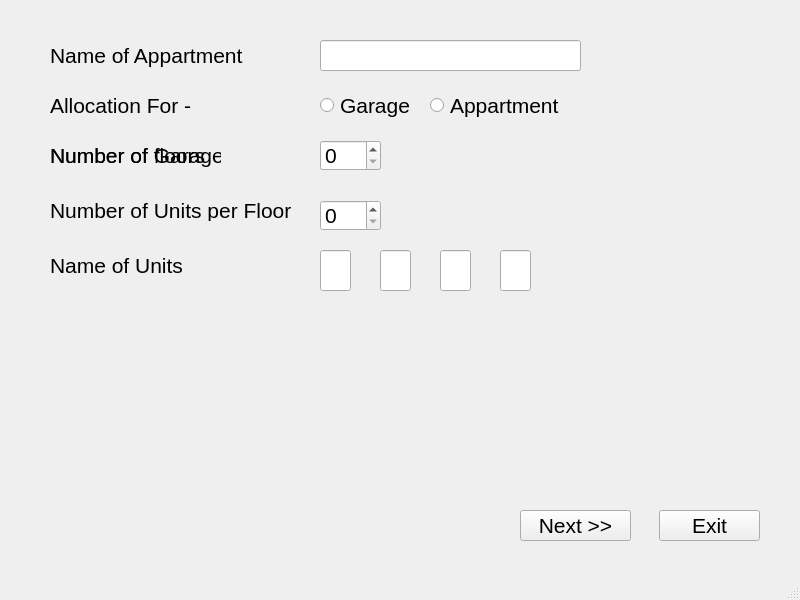
<?xml version="1.0" encoding="UTF-8"?>
<ui version="4.0">
 <class>MainWindow</class>
 <widget class="QMainWindow" name="MainWindow">
  <property name="enabled">
   <bool>true</bool>
  </property>
  <property name="geometry">
   <rect>
    <x>0</x>
    <y>0</y>
    <width>800</width>
    <height>600</height>
   </rect>
  </property>
  <property name="sizePolicy">
   <sizepolicy hsizetype="Fixed" vsizetype="Fixed">
    <horstretch>0</horstretch>
    <verstretch>0</verstretch>
   </sizepolicy>
  </property>
  <property name="minimumSize">
   <size>
    <width>800</width>
    <height>600</height>
   </size>
  </property>
  <property name="maximumSize">
   <size>
    <width>800</width>
    <height>600</height>
   </size>
  </property>
  <property name="windowTitle">
   <string>Pacific Appartments Ltd</string>
  </property>
  <widget class="QWidget" name="centralwidget">
   <widget class="QSpinBox" name="spinBox_numberOfFloors">
    <property name="geometry">
     <rect>
      <x>320</x>
      <y>140</y>
      <width>61</width>
      <height>31</height>
     </rect>
    </property>
    <property name="font">
     <font>
      <pointsize>16</pointsize>
      <weight>50</weight>
      <bold>false</bold>
     </font>
    </property>
    <property name="maximum">
     <number>15</number>
    </property>
   </widget>
   <widget class="QLineEdit" name="lineEdit_nameOfAppartment">
    <property name="geometry">
     <rect>
      <x>320</x>
      <y>40</y>
      <width>261</width>
      <height>31</height>
     </rect>
    </property>
    <property name="font">
     <font>
      <pointsize>16</pointsize>
      <weight>75</weight>
      <bold>true</bold>
     </font>
    </property>
   </widget>
   <widget class="QRadioButton" name="radioButton_garage">
    <property name="geometry">
     <rect>
      <x>320</x>
      <y>90</y>
      <width>91</width>
      <height>31</height>
     </rect>
    </property>
    <property name="font">
     <font>
      <pointsize>16</pointsize>
     </font>
    </property>
    <property name="text">
     <string>Garage</string>
    </property>
   </widget>
   <widget class="QRadioButton" name="radioButton_appartment">
    <property name="geometry">
     <rect>
      <x>430</x>
      <y>90</y>
      <width>141</width>
      <height>31</height>
     </rect>
    </property>
    <property name="font">
     <font>
      <pointsize>16</pointsize>
     </font>
    </property>
    <property name="text">
     <string>Appartment</string>
    </property>
   </widget>
   <widget class="QSpinBox" name="spinBox_numberOfUnitsPerFloor">
    <property name="geometry">
     <rect>
      <x>320</x>
      <y>200</y>
      <width>61</width>
      <height>31</height>
     </rect>
    </property>
    <property name="font">
     <font>
      <pointsize>16</pointsize>
     </font>
    </property>
    <property name="maximum">
     <number>4</number>
    </property>
   </widget>
   <widget class="QLabel" name="label">
    <property name="geometry">
     <rect>
      <x>50</x>
      <y>40</y>
      <width>201</width>
      <height>31</height>
     </rect>
    </property>
    <property name="font">
     <font>
      <pointsize>16</pointsize>
     </font>
    </property>
    <property name="text">
     <string>Name of Appartment</string>
    </property>
   </widget>
   <widget class="QLabel" name="label_2">
    <property name="geometry">
     <rect>
      <x>50</x>
      <y>90</y>
      <width>221</width>
      <height>31</height>
     </rect>
    </property>
    <property name="font">
     <font>
      <pointsize>16</pointsize>
     </font>
    </property>
    <property name="text">
     <string>Allocation For - </string>
    </property>
   </widget>
   <widget class="QLabel" name="label_numbeOfFloors">
    <property name="geometry">
     <rect>
      <x>50</x>
      <y>140</y>
      <width>241</width>
      <height>31</height>
     </rect>
    </property>
    <property name="font">
     <font>
      <pointsize>16</pointsize>
     </font>
    </property>
    <property name="text">
     <string>Number of floors</string>
    </property>
   </widget>
   <widget class="QLabel" name="label_numberOfUnitsPerFloor">
    <property name="geometry">
     <rect>
      <x>50</x>
      <y>200</y>
      <width>241</width>
      <height>21</height>
     </rect>
    </property>
    <property name="font">
     <font>
      <pointsize>16</pointsize>
     </font>
    </property>
    <property name="text">
     <string>Number of Units per Floor</string>
    </property>
   </widget>
   <widget class="QLabel" name="label_nameOfUnits">
    <property name="geometry">
     <rect>
      <x>50</x>
      <y>250</y>
      <width>141</width>
      <height>31</height>
     </rect>
    </property>
    <property name="font">
     <font>
      <pointsize>16</pointsize>
     </font>
    </property>
    <property name="text">
     <string>&lt;html&gt;&lt;head/&gt;&lt;body&gt;&lt;p&gt;Name of Units&lt;/p&gt;&lt;/body&gt;&lt;/html&gt;</string>
    </property>
   </widget>
   <widget class="QLineEdit" name="lineEdit_nameOfUnit_1">
    <property name="geometry">
     <rect>
      <x>320</x>
      <y>250</y>
      <width>31</width>
      <height>41</height>
     </rect>
    </property>
    <property name="font">
     <font>
      <pointsize>16</pointsize>
     </font>
    </property>
    <property name="maxLength">
     <number>1</number>
    </property>
   </widget>
   <widget class="QLineEdit" name="lineEdit_nameOfUnit_2">
    <property name="geometry">
     <rect>
      <x>380</x>
      <y>250</y>
      <width>31</width>
      <height>41</height>
     </rect>
    </property>
    <property name="font">
     <font>
      <pointsize>16</pointsize>
     </font>
    </property>
    <property name="maxLength">
     <number>1</number>
    </property>
   </widget>
   <widget class="QLineEdit" name="lineEdit_nameOfUnit_3">
    <property name="geometry">
     <rect>
      <x>440</x>
      <y>250</y>
      <width>31</width>
      <height>41</height>
     </rect>
    </property>
    <property name="font">
     <font>
      <pointsize>16</pointsize>
     </font>
    </property>
    <property name="maxLength">
     <number>1</number>
    </property>
   </widget>
   <widget class="QLineEdit" name="lineEdit_nameOfUnit_4">
    <property name="geometry">
     <rect>
      <x>500</x>
      <y>250</y>
      <width>31</width>
      <height>41</height>
     </rect>
    </property>
    <property name="font">
     <font>
      <pointsize>16</pointsize>
     </font>
    </property>
    <property name="maxLength">
     <number>1</number>
    </property>
   </widget>
   <widget class="QLabel" name="label_numberOfGarage">
    <property name="geometry">
     <rect>
      <x>50</x>
      <y>140</y>
      <width>171</width>
      <height>31</height>
     </rect>
    </property>
    <property name="font">
     <font>
      <pointsize>16</pointsize>
     </font>
    </property>
    <property name="text">
     <string>Number of Garage</string>
    </property>
   </widget>
   <widget class="QSpinBox" name="spinBox_numberOfGarage">
    <property name="geometry">
     <rect>
      <x>320</x>
      <y>140</y>
      <width>61</width>
      <height>31</height>
     </rect>
    </property>
    <property name="font">
     <font>
      <pointsize>16</pointsize>
     </font>
    </property>
    <property name="maximum">
     <number>60</number>
    </property>
   </widget>
   <widget class="QPushButton" name="pushButton">
    <property name="geometry">
     <rect>
      <x>520</x>
      <y>510</y>
      <width>111</width>
      <height>31</height>
     </rect>
    </property>
    <property name="font">
     <font>
      <pointsize>16</pointsize>
     </font>
    </property>
    <property name="text">
     <string>Next &gt;&gt;</string>
    </property>
   </widget>
   <widget class="QPushButton" name="pushButton_2">
    <property name="geometry">
     <rect>
      <x>659</x>
      <y>510</y>
      <width>101</width>
      <height>31</height>
     </rect>
    </property>
    <property name="font">
     <font>
      <pointsize>16</pointsize>
     </font>
    </property>
    <property name="text">
     <string>Exit</string>
    </property>
   </widget>
  </widget>
  <widget class="QMenuBar" name="menubar">
   <property name="geometry">
    <rect>
     <x>0</x>
     <y>0</y>
     <width>800</width>
     <height>21</height>
    </rect>
   </property>
  </widget>
  <widget class="QStatusBar" name="statusbar"/>
 </widget>
 <tabstops>
  <tabstop>lineEdit_nameOfAppartment</tabstop>
  <tabstop>radioButton_garage</tabstop>
  <tabstop>radioButton_appartment</tabstop>
  <tabstop>spinBox_numberOfFloors</tabstop>
  <tabstop>spinBox_numberOfGarage</tabstop>
  <tabstop>spinBox_numberOfUnitsPerFloor</tabstop>
  <tabstop>lineEdit_nameOfUnit_1</tabstop>
  <tabstop>lineEdit_nameOfUnit_2</tabstop>
  <tabstop>lineEdit_nameOfUnit_3</tabstop>
  <tabstop>lineEdit_nameOfUnit_4</tabstop>
  <tabstop>pushButton</tabstop>
  <tabstop>pushButton_2</tabstop>
 </tabstops>
 <resources/>
 <connections/>
</ui>
